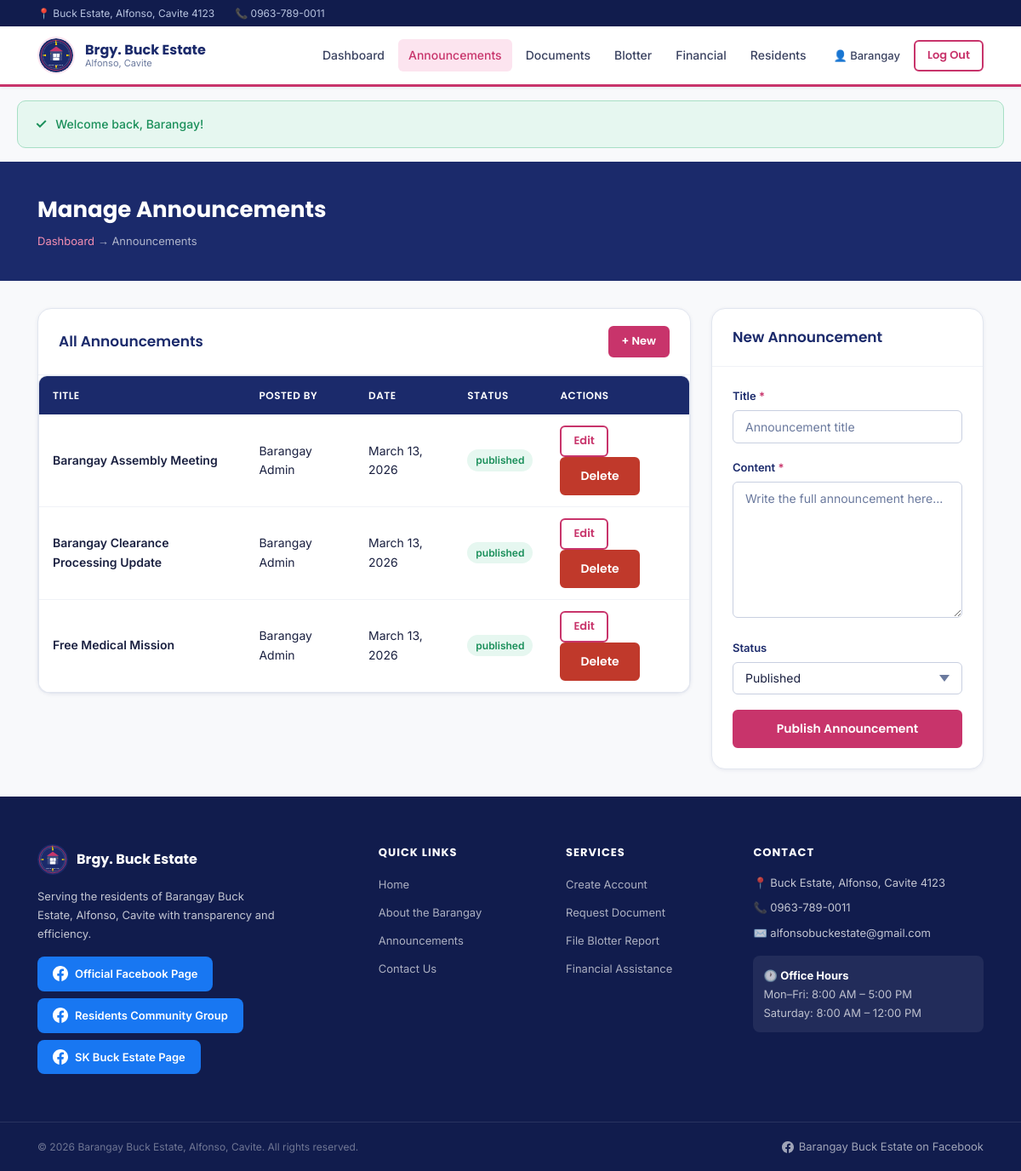
The page /admin/announcements.php (signed in) on the database its author committed.
### tables this page shows
CREATE TABLE IF NOT EXISTS `users` (
    `id`         INT AUTO_INCREMENT PRIMARY KEY,
    `fname`      VARCHAR(100) NOT NULL,
    `lname`      VARCHAR(100) NOT NULL,
    `email`      VARCHAR(150) NOT NULL UNIQUE,
    `password`   VARCHAR(255) NOT NULL,
    `address`    TEXT NOT NULL,
    `contact`    VARCHAR(20) NOT NULL,
    `role`       ENUM('resident','admin') NOT NULL DEFAULT 'resident',
    `status`     ENUM('active','inactive') NOT NULL DEFAULT 'active',
    `created_at` TIMESTAMP DEFAULT CURRENT_TIMESTAMP
);

CREATE TABLE IF NOT EXISTS `announcements` (
    `id`         INT AUTO_INCREMENT PRIMARY KEY,
    `title`      VARCHAR(255) NOT NULL,
    `content`    TEXT NOT NULL,
    `image_url`  VARCHAR(500),
    `posted_by`  INT,
    `status`     ENUM('published','draft','archived') DEFAULT 'published',
    `created_at` TIMESTAMP DEFAULT CURRENT_TIMESTAMP,
    `updated_at` TIMESTAMP DEFAULT CURRENT_TIMESTAMP ON UPDATE CURRENT_TIMESTAMP,
    FOREIGN KEY (`posted_by`) REFERENCES `users`(`id`) ON DELETE SET NULL
);

### admin/announcements.php (the view, shortened to what this page needs)
<?php
require_once __DIR__ . '/../includes/functions.php';
$pdo = getDB();
$editItem = null;
$page    = max(1,(int)($_GET['page'] ?? 1));
$perPage = 10;
$total   = $pdo->query("SELECT COUNT(*) FROM announcements")->fetchColumn();
$pg      = paginate($total, $perPage, $page);
$anns = $pdo->prepare("SELECT a.*, u.fname, u.lname FROM announcements a LEFT JOIN users u ON a.posted_by=u.id ORDER BY a.created_at DESC LIMIT $perPage OFFSET {$pg['offset']}");
$anns->execute();
$announcements = $anns->fetchAll();
require_once __DIR__ . '/../includes/header.php';
?>
<div class="page-header">
    <div class="container">
        <h1 class="page-header__title">Manage Announcements</h1>
        <p class="page-header__breadcrumb"><a href="/admin/dashboard.php">Dashboard</a> → Announcements</p>
    </div>
</div>
<section class="section--sm">
<div class="container">
    <div class="grid-sidebar">
        <div>
            <div class="card">
                <div class="card__header">
                    <h2 class="card__title">All Announcements</h2>
                    <a href="/admin/announcements.php" class="btn btn--primary btn--sm">+ New</a>
                </div>
                <div class="card__body" style="padding:0;">
                    <div class="table-wrap">
                        <table class="table">
                            <thead><tr><th>Title</th><th>Posted By</th><th>Date</th><th>Status</th><th>Actions</th></tr></thead>
                            <tbody>
                                <?php if (empty($announcements)): ?>
                                <tr><td colspan="5"><div class="empty-state"><div class="empty-state__title">No announcements yet</div></div></td></tr>
                                <?php else: ?>
                                <?php foreach ($announcements as $a): ?>
                                <tr>
                                    <td class="fw-600"><?= sanitize(substr($a['title'],0,50)) . (strlen($a['title'])>50?'…':'') ?></td>
                                    <td><?= sanitize($a['fname'] . ' ' . $a['lname']) ?></td>
                                    <td><?= formatDate($a['created_at']) ?></td>
                                    <td><?= statusBadge($a['status']) ?></td>
                                    <td>
                                        <a href="?edit=<?= $a['id'] ?>" class="btn btn--outline btn--sm">Edit</a>
                                        <form method="POST" style="display:inline;">
                                            <button type="submit" class="btn btn--danger btn--sm" data-confirm="Delete this announcement?">Delete</button>
                                        </form>
                                    </td>
                                </tr>
                                <?php endforeach; ?>
                                <?php endif; ?>
                            </tbody>
                        </table>
                    </div>
                </div>
            </div>
        </div>
        <div>
            <div class="card">
                <div class="card__header">
                    <h3 class="card__title"><?= $editItem ? 'Edit Announcement' : 'New Announcement' ?></h3>
                </div>
                <div class="card__body">
                    <form method="POST">
                        <div class="form-group">
                            <label class="form-label">Title <span class="required">*</span></label>
                            <input type="text" name="title" class="form-control" value="<?= sanitize($editItem['title'] ?? '') ?>" placeholder="Announcement title">
                        </div>
                        <div class="form-group">
                            <label class="form-label">Content <span class="required">*</span></label>
                            <textarea name="content" class="form-control" style="min-height:160px;" placeholder="Write the full announcement here..."><?= sanitize($editItem['content'] ?? '') ?></textarea>
                        </div>
                        <div class="form-group">
                            <label class="form-label">Status</label>
                            <select name="status" class="form-control">
                                <option value="published" <?= ($editItem['status'] ?? 'published') === 'published' ? 'selected' : '' ?>>Published</option>
                            </select>
                        </div>
                        <div style="display:flex; gap:8px;">
                            <button type="submit" class="btn btn--primary btn--block"><?= $editItem ? 'Update Announcement' : 'Publish Announcement' ?></button>
                        </div>
                    </form>
                </div>
            </div>
        </div>
    </div>
</div>
</section>
<?php require_once __DIR__ . '/../includes/footer.php'; ?>

### includes/header.php (shortened to what this page needs)
<?php
require_once __DIR__ . '/../includes/functions.php';
$user = currentUser();
$currentPage = basename($_SERVER['PHP_SELF'], '.php');
$currentDir  = basename(dirname($_SERVER['PHP_SELF']));
?>
<!DOCTYPE html>
<html lang="en">
<head>
    <link rel="stylesheet" href="<?= str_repeat('../', substr_count($_SERVER['PHP_SELF'], '/', 1)) ?>assets/css/style.css">
</head>
<body>
<div class="topbar">
    <div class="container topbar__inner">
        <span>📍 Buck Estate, Alfonso, Cavite 4123</span>
        <span>📞 <?= SITE_CONTACT ?></span>
    </div>
</div>
<header class="navbar">
    <div class="container navbar__inner">
        <a href="<?= str_repeat('../', substr_count($_SERVER['PHP_SELF'], '/', 1)) ?>index.php" class="navbar__brand">
            <img src="<?= str_repeat('../', substr_count($_SERVER['PHP_SELF'], '/', 1)) ?>assets/img/logo.svg"
                 alt="Brgy. Buck Estate Logo" class="navbar__logo"
                 onerror="this.style.display='none';this.nextElementSibling.style.display='flex'">
            <div class="navbar__brand-text">
                <span class="navbar__site-name">Brgy. Buck Estate</span>
                <span class="navbar__site-sub">Alfonso, Cavite</span>
            </div>
        </a>
        <nav class="navbar__nav" id="navMenu">
            <?php if ($user && $user['role'] === 'admin'): ?>
                <a href="/admin/dashboard.php" class="navbar__link <?= $currentDir === 'admin' && $currentPage === 'dashboard' ? 'active' : '' ?>">Dashboard</a>
                <a href="/admin/announcements.php" class="navbar__link <?= $currentDir === 'admin' && $currentPage === 'announcements' ? 'active' : '' ?>">Announcements</a>
                <a href="/admin/document-requests.php" class="navbar__link <?= $currentDir === 'admin' && $currentPage === 'document-requests' ? 'active' : '' ?>">Documents</a>
                <a href="/admin/blotter-reports.php" class="navbar__link <?= $currentDir === 'admin' && $currentPage === 'blotter-reports' ? 'active' : '' ?>">Blotter</a>
                <a href="/admin/financial.php" class="navbar__link <?= $currentDir === 'admin' && $currentPage === 'financial' ? 'active' : '' ?>">Financial</a>
                <a href="/admin/residents.php" class="navbar__link <?= $currentDir === 'admin' && $currentPage === 'residents' ? 'active' : '' ?>">Residents</a>
                <div class="navbar__user">
                    <span class="navbar__user-name">👤 <?= sanitize($user['fname']) ?></span>
                    <a href="/auth/logout.php" class="btn btn--outline btn--sm">Log Out</a>
                </div>
            <?php endif; ?>
        </nav>
    </div>
</header>
<main class="main-content">
<?= renderFlash() ?>

### includes/functions.php (shortened to what this page needs)
<?php
function currentUser(): ?array {
    $pdo = getDB();
    $stmt = $pdo->prepare("SELECT * FROM users WHERE id = ?");
    $stmt->execute([$_SESSION['user_id']]);
    return $stmt->fetch() ?: null;
}
function getFlash(): ?array {
    if (isset($_SESSION['flash'])) {
        $flash = $_SESSION['flash'];
        return $flash;
    }
    return null;
}
function renderFlash(): string {
    $flash = getFlash();
    $icons = ['success' => '✓', 'error' => '✕', 'warning' => '⚠', 'info' => 'ℹ'];
    $icon = $icons[$flash['type']] ?? 'ℹ';
    return '<div class="flash flash--' . $flash['type'] . '"><span class="flash__icon">' . $icon . '</span>' . htmlspecialchars($flash['message']) . '</div>';
}
function sanitize(string $value): string {
    return htmlspecialchars(trim($value), ENT_QUOTES, 'UTF-8');
}
function paginate(int $total, int $perPage, int $current): array {
    $totalPages = (int)ceil($total / $perPage);
    return [
        'total'       => $total,
        'per_page'    => $perPage,
        'current'     => $current,
        'total_pages' => $totalPages,
        'offset'      => ($current - 1) * $perPage,
        'has_prev'    => $current > 1,
        'has_next'    => $current < $totalPages,
    ];
}
function formatDate(string $date, string $format = 'F j, Y'): string {
    return date($format, strtotime($date));
}
function statusBadge(string $status): string {
    $map = [
        'Pending'      => 'badge--warning',
        'Processing'   => 'badge--info',
        'Approved'     => 'badge--success',
        'Denied'       => 'badge--danger',
        'Filed'        => 'badge--warning',
        'Under Review' => 'badge--info',
        'Resolved'     => 'badge--success',
        'Dismissed'    => 'badge--danger',
        'published'    => 'badge--success',
        'draft'        => 'badge--warning',
        'archived'     => 'badge--secondary',
        'active'       => 'badge--success',
        'inactive'     => 'badge--danger',
    ];
    $class = $map[$status] ?? 'badge--secondary';
    return '<span class="badge ' . $class . '">' . htmlspecialchars($status) . '</span>';
}

### rows shown on the page
users: fname "Barangay"
announcements: title "Barangay Assembly Meeting", posted_by.lname "Barangay Admin", created_at "March 13, 2026", status "published"
announcements: title "Barangay Clearance Processing Update", posted_by.lname "Barangay Admin", created_at "March 13, 2026", status "published"
announcements: title "Free Medical Mission", posted_by.lname "Barangay Admin", created_at "March 13, 2026", status "published"

### other values the page prints
SITE_CONTACT "0963-789-0011"
$icon "✓"
$flash['message'] "Welcome back, Barangay!"
SITE_ADDRESS "Buck Estate, Alfonso, Cavite 4123"
SITE_EMAIL "alfonsobuckestate@gmail.com"
